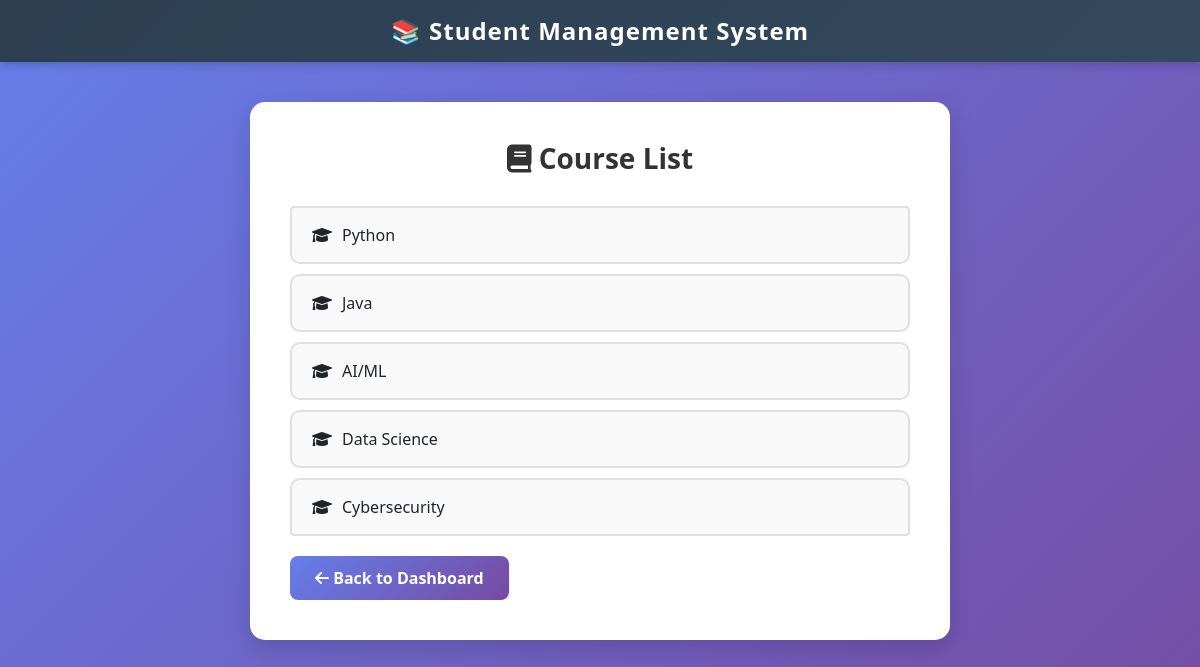
Before: /courses/ (signed in) with the older database file.
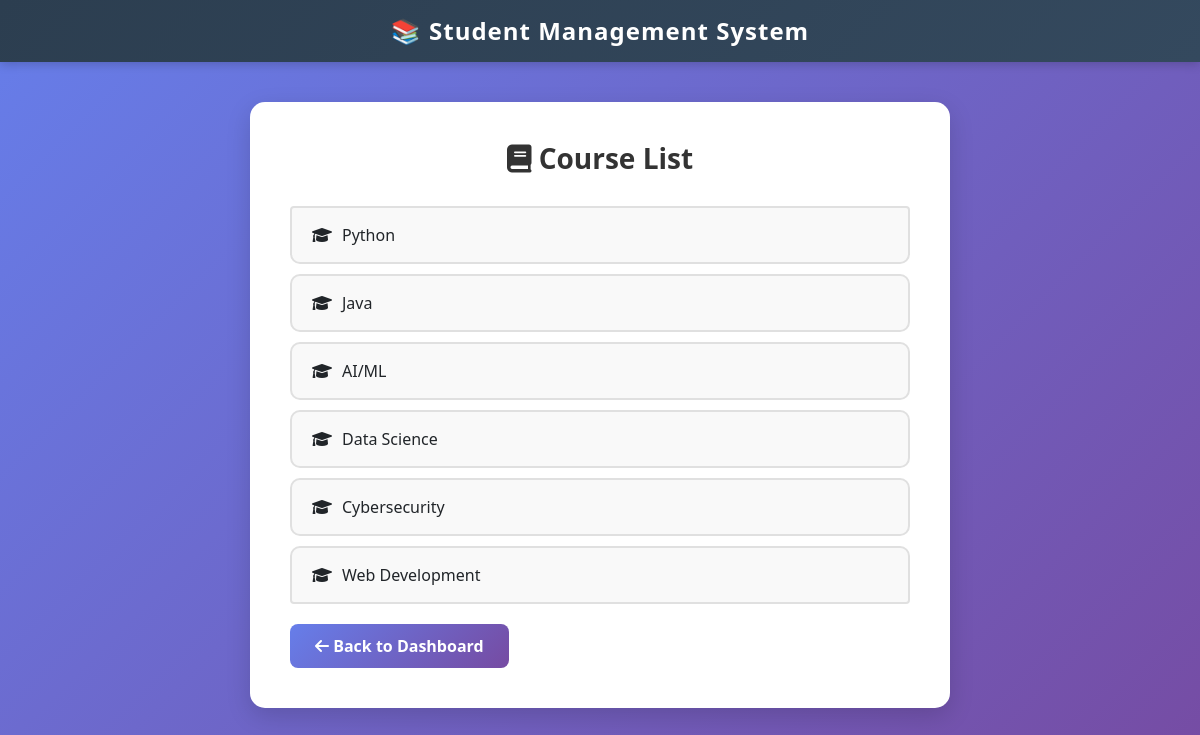
After: the same page with the newer database file.
### student/models.py (models this page shows, shortened)
class Course(models.Model):
    name = models.CharField(max_length=100)

### student/views.py (the view)
# urls.py: path('courses/', views.course_list, name='course_list'),
@login_required(login_url='login')
def course_list(request):
    courses = Course.objects.all()
    context = {
        'courses': courses,
    }
    return render(request, 'course_list.html', context)

### templates/course_list.html (shortened to what this page needs)
<!DOCTYPE html>
<html lang="en">
<head>
    <link rel="stylesheet" href="https://maxcdn.bootstrapcdn.com/bootstrap/4.0.0/css/bootstrap.min.css">
    <link rel="stylesheet" href="https://cdnjs.cloudflare.com/ajax/libs/font-awesome/6.0.0/css/all.min.css">
</head>
<body>
<nav class="navbar navbar-dark bg-dark">
    <span class="navbar-brand mx-auto">📚 Student Management System</span>
</nav>
<div class="container page-container">
    <div class="content-box">
        <h2><i class="fas fa-book"></i> Course List</h2>
        {% if courses %}
            <ul class="list-group">
                {% for course in courses %}
                <li class="list-group-item">
                    <i class="fas fa-graduation-cap"></i>{{ course.name }}
                </li>
                {% endfor %}
            </ul>
        {% else %}
            <div class="empty-state">
                <i class="fas fa-inbox"></i>
                <p>No courses found. <a href="{% url 'add_course' %}">Add a new course</a></p>
            </div>
        {% endif %}
        <a href="{% url 'dashboard' %}" class="back-btn">
            <i class="fas fa-arrow-left"></i> Back to Dashboard
        </a>
    </div>
</div>
</body>
</html>

Changed rows visible on the page:
added Course: name "Web Development"
